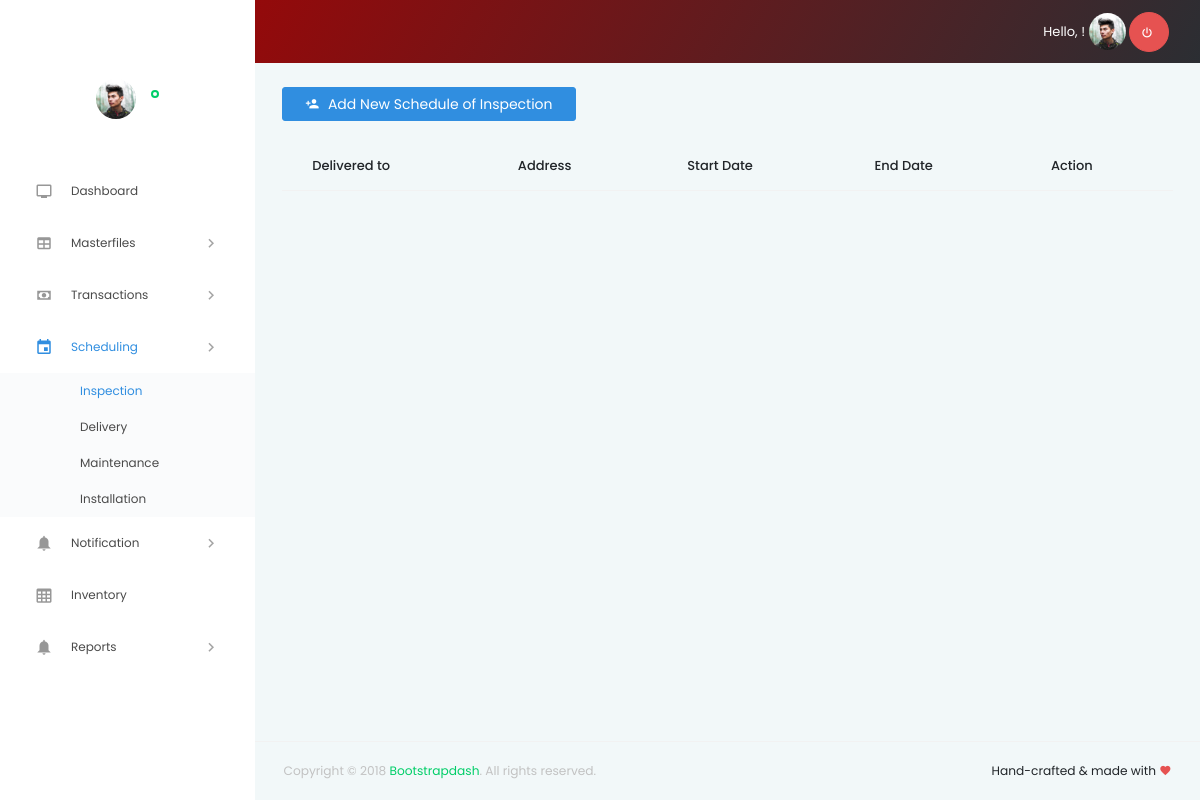
/pages/scheduling/create-inspection-scheduling.php, run on an earlier commit of the app's database.
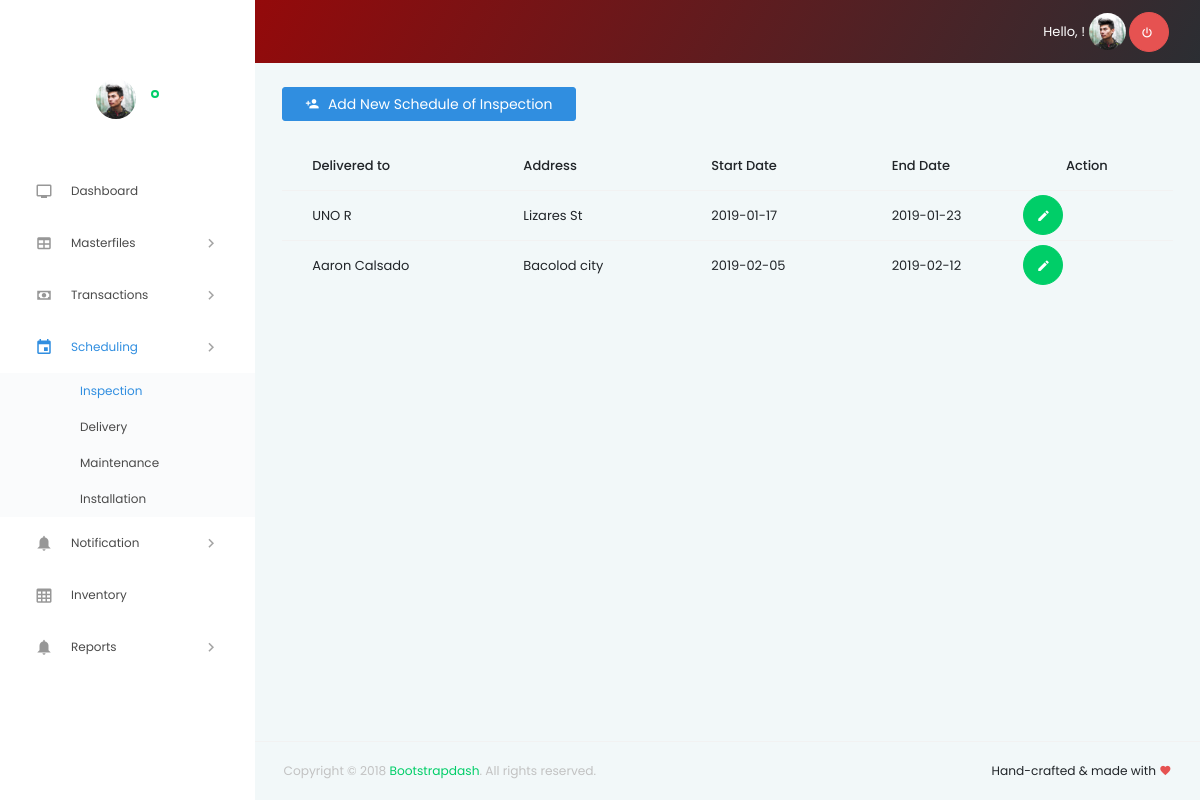
And on a later commit of the database.
### tables this page shows
CREATE TABLE `sched_inspection` (
  `schedID` int(20) NOT NULL AUTO_INCREMENT,
  `clientName` varchar(20) NOT NULL,
  `startDate` date NOT NULL,
  `EndDate` date NOT NULL,
  `Duration` varchar(20) NOT NULL,
  `scheduleAddress` varchar(50) NOT NULL,
  PRIMARY KEY (`schedID`)
);

### pages/scheduling/create-inspection-scheduling.php (the view, shortened to what this page needs)
<!DOCTYPE html>
<html lang="en">
<head>
  <link rel="stylesheet" href="../../vendors/iconfonts/mdi/css/materialdesignicons.min.css">
  <link rel="stylesheet" href="../../vendors/css/vendor.bundle.base.css">
  <link rel="stylesheet" href="../../vendors/css/vendor.bundle.addons.css">
  <link rel="stylesheet" href="../../css/style.css">
</head>
<body>
  <div class="container-scroller">
    <?php
      require "../requiredPages/pagesNav.php";
    ?>
      <div class="main-panel">
        <div class="content-wrapper">
          <div class="row purchace-popup">
            <div class="col-12">
                <button class="btn btn-primary" data-toggle="modal" data-target="#addNewScheduleInspection" style="margin-bottom: 20px;"><i class="menu-icon mdi mdi-account-plus"></i> Add New Schedule of Inspection</button>
                <div class="table-responsive">
                    <table class="table datatable" id="walkInDataTable">
                        <thead>
                              <tr>
                                  <th>Delivered to</th>
                                  <th>Address</th>
                                  <th>Start Date</th>
                                  <th>End Date</th>
                                  <th>Action</th>
                              </tr>
                        </thead>
                        <tbody>
                        <?php
                                require '../../php/databaseConn.php';
                                $query = $conn->query("select * from `sched_inspection`") or die(mysqli_error());
                                while($fetch = $query->fetch_array()){
                            ?>
                                <tr>
                                    <td><?php echo $fetch['clientName']?></td>
                                    <td><?php echo $fetch['scheduleAddress']?></td>
                                    <td><?php echo $fetch['startDate']?></td>
                                    <td><?php echo $fetch['EndDate']?></td>
                                    <td style="padding: 0;">
                                        <div class="row">
                                            <button type="button" data-toggle="modal" data-target="#edit<?php echo $fetch['schedID'];?>" stye="margin:0;" type="button" class="btn btn-icons btn-rounded btn-success"><i class='menu-icon mdi mdi-pencil'></i></button>
                                        </div>
                                    </td>
                                </tr>
                            <?php
                                }
                            ?>
                        </tbody>
                    </table>
                </div>
            </div>
          </div>
        </div>
        <footer class="footer">
          <div class="container-fluid clearfix">
            <span class="text-muted d-block text-center text-sm-left d-sm-inline-block">Copyright © 2018
              <a href="http://www.bootstrapdash.com/" target="_blank">Bootstrapdash</a>. All rights reserved.</span>
            <span class="float-none float-sm-right d-block mt-1 mt-sm-0 text-center">Hand-crafted & made with
              <i class="mdi mdi-heart text-danger"></i>
            </span>
          </div>
        </footer>
      </div>
    </div>
  </div>
</body>
</html>

### pages/requiredPages/pagesNav.php (shortened to what this page needs)
<nav class="navbar default-layout col-lg-12 col-12 p-0 fixed-top d-flex flex-row">
      <div class="text-center navbar-brand-wrapper d-flex align-items-top justify-content-center">
      </div>
      <div class="navbar-menu-wrapper d-flex align-items-center">
        <ul class="navbar-nav navbar-nav-right">
          <li class="nav-item dropdown d-none d-xl-inline-block">
              <span class="profile-text">Hello, <?php echo $_SESSION['userOwner']?> !</span>
              <img class="img-xs rounded-circle" src="../../images/faces/face1.jpg" alt="Profile image">
                <button type="button" id="btnSignOut" class="btn btn-danger btn-rounded btn-icons"><i class="menu-icon mdi mdi-power"></i></button>
          </li>
        </ul>
      </div>
    </nav>
    <div class="container-fluid page-body-wrapper">
      <nav class="sidebar sidebar-offcanvas" id="sidebar">
        <ul class="nav">
          <li class="nav-item nav-profile">
            <div class="nav-link">
              <div class="user-wrapper">
                <div class="profile-image">
                  <img src="../../images/faces/face1.jpg" alt="profile image">
                </div>
                <div class="text-wrapper">
                  <div>
                    <span class="status-indicator online"></span>
                  </div>
                </div>
              </div>
            </div>
          </li>
          <li class="nav-item">
            <a class="nav-link" href="../../index.php">
              <i class="menu-icon mdi mdi-television"></i>
              <span class="menu-title">Dashboard</span>
            </a>
          </li>
          <li class="nav-item">
            <a class="nav-link" data-toggle="collapse" href="#masterfiles-dropdown" aria-expanded="false" aria-controls="ui-basic">
              <i class="menu-icon mdi mdi-table"></i>
              <span class="menu-title">Masterfiles</span>
              <i class="menu-arrow"></i>
            </a>
          </li>
          <li class="nav-item">
            <a class="nav-link" data-toggle="collapse" href="#transaction-dropdown" aria-expanded="false" aria-controls="ui-basic">
              <i class="menu-icon mdi mdi-cash"></i>
              <span class="menu-title">Transactions</span>
              <i class="menu-arrow"></i>
            </a>
          </li>
          <li class="nav-item">
          <a class="nav-link" data-toggle="collapse" href="#scheduling-dropdown" aria-expanded="false" aria-controls="ui-basic">
              <i class="menu-icon mdi mdi-calendar"></i>
              <span class="menu-title">Scheduling</span>
              <i class="menu-arrow"></i>
            </a>
            <div class="collapse" id="scheduling-dropdown">
              <ul class="nav flex-column sub-menu">
                <li class="nav-item">
                  <a class="nav-link" href="../scheduling/create-inspection-scheduling.php">Inspection</a>
                </li>
                <li class="nav-item">
                  <a class="nav-link" href="../scheduling/create-delivery-scheduling.php">Delivery</a>
                </li>
                <li class="nav-item">
                  <a class="nav-link" href="../scheduling/create-maintenance-scheduling.php">Maintenance</a>
                </li>
                <li class="nav-item">
                  <a class="nav-link" href="../scheduling/create-installation-scheduling.php">Installation</a>
                </li>
            </div>
          </li>
          <li class="nav-item">
          <a class="nav-link" data-toggle="collapse" href="#notifications-dropdown" aria-expanded="false" aria-controls="ui-basic">
              <i class="menu-icon mdi mdi-bell"></i>
              <span class="menu-title">Notification</span>
              <i class="menu-arrow"></i>
            </a>
          </li>
          <li class="nav-item">
            <a class="nav-link" href="../inventory/inventory.php">
              <i class="menu-icon mdi mdi-table-large"></i>
              <span class="menu-title">Inventory</span>
            </a>
          </li>
          <li class="nav-item">
          <a class="nav-link" data-toggle="collapse" href="#reports-dropdown" aria-expanded="false" aria-controls="ui-basic">
              <i class="menu-icon mdi mdi-bell"></i>
              <span class="menu-title">Reports</span>
              <i class="menu-arrow"></i>
            </a>
          </li>
        </ul>
      </nav>

What changed in the data, as far as the page shows it:
added sched_inspection: clientName "UNO R", scheduleAddress "Lizares St", startDate "2019-01-17", EndDate "2019-01-23"
added sched_inspection: clientName "Aaron Calsado", scheduleAddress "Bacolod city", startDate "2019-02-05", EndDate "2019-02-12"
